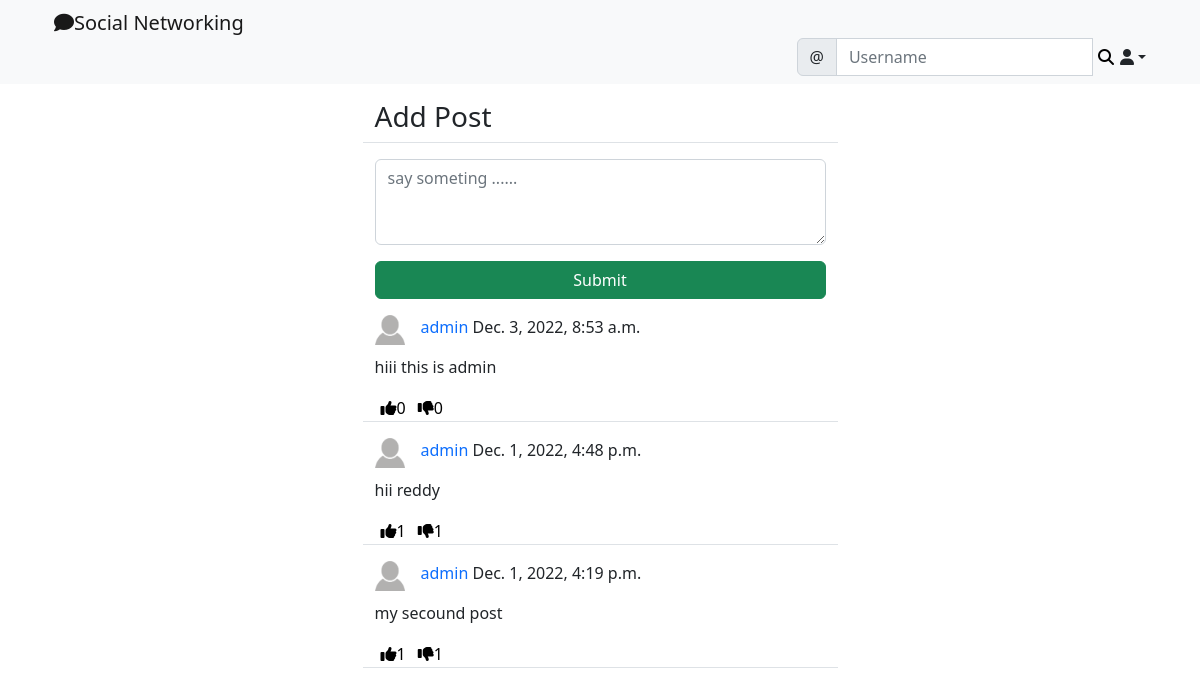
The page /social/ (signed in) on the database its author committed.
### social_appe/models.py (models this page shows)
class Post(models.Model):
    body=models.TextField()
    created_on=models.DateTimeField(default=timezone.now())
    author=models.ForeignKey(User,on_delete=models.CASCADE)
    likes=models.ManyToManyField(User,blank=True,related_name='likes')
    dislikes=models.ManyToManyField(User,blank=True,related_name='dislikes')

class UserProfile(models.Model):
    user=models.OneToOneField(User,primary_key=True,verbose_name='user',related_name='profile',on_delete=models.CASCADE)
    name=models.CharField(max_length=30,blank=True,null=True)
    bio=models.TextField(max_length=500,blank=True,null=True)
    birth_date=models.DateField(null=True,blank=True)
    location=models.CharField(max_length=100,null=True,blank=True)
    picture=models.ImageField(upload_to='upload/profile_pictures',default='uploads/profile_pictures/default.png')
    followers=models.ManyToManyField(User,related_name='followers',blank=True)

### social_appe/views.py (the view, shortened to what this page needs)
# urls.py: path('',Postlist.as_view(),name='post_list'),
class Postlist(LoginRequiredMixin,View):
    def get(self,request,*args,**kwargs):
        login_user = request.user
        posts=Post.objects.filter(author__profile__followers__in=[login_user.id]).order_by('-created_on')
        form=PostForm()
        content = {
            'post_list':posts,
            'form':form
        }
        return render(request,'social_appe/post_list.html',content)

### social_appe/forms.py
class PostForm(forms.ModelForm):
    body=forms.CharField(
        label="",
        widget=forms.Textarea(
            attrs={
                'rows':3,
                'placeholder':'say someting ......',
                'class':'form-control'
            }
        )
    )
    class Meta:
        model = Post
        fields = ['body']

### social_appe/templates/social_appe/post_list.html (shortened to what this page needs)
{% extends 'landing/base.html' %}
{% load crispy_forms_tags %}
{% block content %}
    <div class="container">
    <div class="row justify-content-center mt-3">
        <div class="col-md-5 col-sm-12 border-bottom">
            <h3>Add Post</h3>
        </div>
    </div>
    <div class="row justify-content-center mt-3">
        <div class="col-md-5 col-sm-12 ">
           <form method="post">
               {{ form | crispy }}
            <div class="d-grid gap-2">
                <button class="btn btn-success mt-3">Submit</button>
            </div>
           </form>
        </div>
    </div>
    {% for post in post_list %}
    <div class="row justify-content-center mt-3">
        <div class="col-md-5 col-sm-12 border-bottom position-relative">
              <div>
                <a href="{% url 'profile' post.author.profile.pk %}">
                    <img src="{{ post.author.profile.picture.url }}" class="round-circle post_img" height="30" width="30" />
                </a>
                <p class="post-test">
                    <a style="text-decoration: none" class="text-primary" href="{% url 'profile' post.author.profile.pk %}">
                        {{ post.author }}</a> {{ post.created_on }}
                </p>
            </div>
            <div class="position-relative">
                <p>{{ post.body }}</p>
            </div>
            <div class="d-flex flex-row">
                <form method="post" action="{% url 'like' post.pk %}" >
                    <button class="remove_default_btn" type="submit">
                        <i class="fa fa-thumbs-up mr-1"></i><span>{{ post.likes.all.count }}</span>
                    </button>
                </form>
                <form method="post" action="{% url 'dislike' post.pk %}" >
                    <button class="remove_default_btn" type="submit">
                        <i class="fa fa-thumbs-down mr-1"></i><span>{{ post.dislikes.all.count }}</span>
                    </button>
                </form>
            </div>
        </div>
    </div>
    {% endfor %}
    </div>
{% endblock content %}

### static/css/styles.css (style rules this page uses)
.remove_default_btn { border: none; box-shadow: none; background-color: transparent; }
.post_img { float: left; margin-right: 1rem; }

### rows shown on the page
Post: author.profile.picture (placeholder picture), author "admin", created_on "Dec. 3, 2022, 8:53 a.m.", body "hiii this is admin", likes.all.count "0", dislikes.all.count "0"
Post: author.profile.picture (placeholder picture), author "admin", created_on "Dec. 1, 2022, 4:48 p.m.", body "hii reddy", likes.all.count "1", dislikes.all.count "1"
Post: author.profile.picture (placeholder picture), author "admin", created_on "Dec. 1, 2022, 4:19 p.m.", body "my secound post", likes.all.count "1", dislikes.all.count "1"
